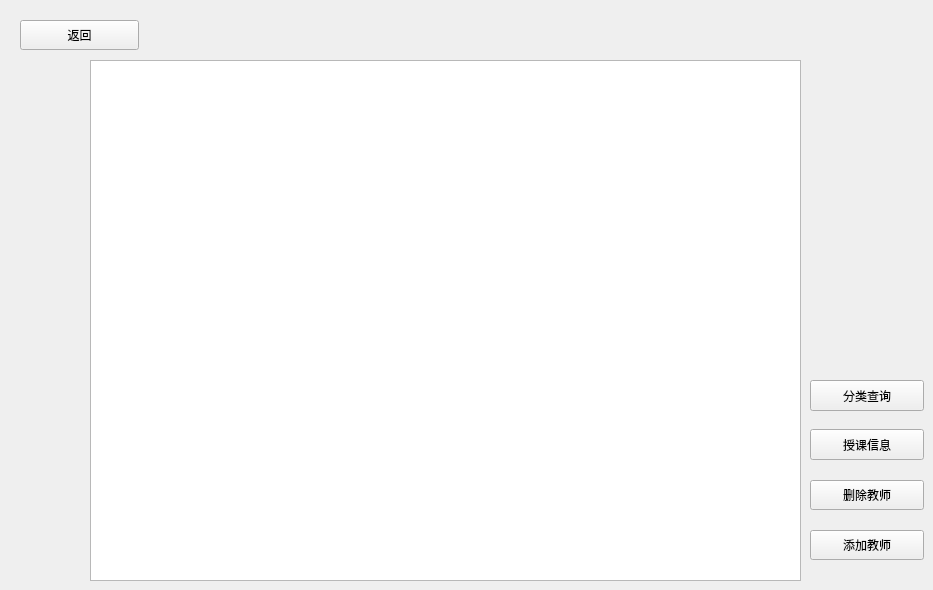
      <widget class="QWidget" name="lookpage">
       <widget class="QPushButton" name="lastpage">
        <property name="geometry">
         <rect>
          <x>20</x>
          <y>20</y>
          <width>119</width>
          <height>30</height>
         </rect>
        </property>
        <property name="text">
         <string>返回</string>
        </property>
       </widget>
       <widget class="QTableWidget" name="teachertable">
        <property name="geometry">
         <rect>
          <x>90</x>
          <y>60</y>
          <width>711</width>
          <height>521</height>
         </rect>
        </property>
       </widget>
       <widget class="QPushButton" name="to_deletebtn">
        <property name="geometry">
         <rect>
          <x>810</x>
          <y>480</y>
          <width>114</width>
          <height>30</height>
         </rect>
        </property>
        <property name="text">
         <string>删除教师</string>
        </property>
       </widget>
       <widget class="QPushButton" name="to_addbtn">
        <property name="geometry">
         <rect>
          <x>810</x>
          <y>530</y>
          <width>114</width>
          <height>30</height>
         </rect>
        </property>
        <property name="text">
         <string>添加教师</string>
        </property>
       </widget>
       <widget class="QPushButton" name="looklessonbtn">
        <property name="geometry">
         <rect>
          <x>810</x>
          <y>429</y>
          <width>114</width>
          <height>31</height>
         </rect>
        </property>
        <property name="text">
         <string>授课信息</string>
        </property>
       </widget>
       <widget class="QPushButton" name="findbtn">
        <property name="geometry">
         <rect>
          <x>810</x>
          <y>380</y>
          <width>114</width>
          <height>31</height>
         </rect>
        </property>
        <property name="text">
         <string>分类查询</string>
        </property>
       </widget>
      </widget>
